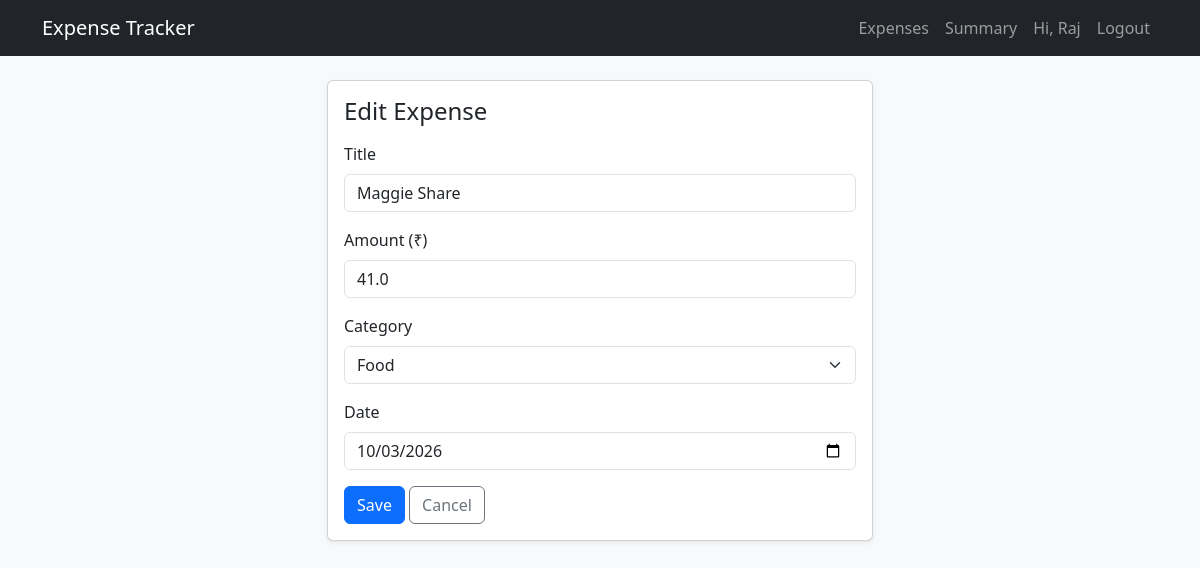
/edit/4 (signed in), run on the app's committed database.
### tables this page shows
CREATE TABLE expenses (
            id        INTEGER PRIMARY KEY AUTOINCREMENT,
            user_id   INTEGER NOT NULL,
            title     TEXT NOT NULL,
            amount    REAL NOT NULL,
            category  TEXT NOT NULL,
            date      TEXT NOT NULL,
            FOREIGN KEY (user_id) REFERENCES users (id)
        );

### app.py (the view, shortened to what this page needs)
@app.route("/edit/<int:expense_id>", methods=["GET", "POST"])
@login_required
def edit_expense(expense_id):
    expense = get_expense_or_404(expense_id)
    return render_template(
        "expense_form.html",
        expense=expense,
        categories=CATEGORIES,
        today=date.today().isoformat(),
        heading="Edit Expense",
    )

### app.py (called while the page is built)
def get_db():
    if "db" not in g:
        g.db = sqlite3.connect(DATABASE)
        g.db.row_factory = sqlite3.Row  # lets us use row["title"] instead of row[1]
    return g.db

def login_required(view):
    @wraps(view)
    def wrapped_view(*args, **kwargs):
        if "user_id" not in session:
            flash("Please log in first.", "warning")
            return redirect(url_for("login"))
        return view(*args, **kwargs)
    return wrapped_view

def get_expense_or_404(expense_id):
    db = get_db()
    expense = db.execute(
        "SELECT * FROM expenses WHERE id = ? AND user_id = ?",
        (expense_id, session["user_id"]),
    ).fetchone()
    if expense is None:
        from flask import abort
        abort(404)
    return expense

### templates/expense_form.html (shortened to what this page needs)
{% extends "base.html" %}
{% block content %}
<div class="row justify-content-center">
  <div class="col-md-6">
    <div class="card shadow-sm">
      <div class="card-body">
        <h4 class="mb-3">{{ heading }}</h4>
        <form method="post">
          <div class="mb-3">
            <label class="form-label">Title</label>
            <input type="text" name="title" class="form-control" required
                   value="{{ request.form.title or (expense.title if expense else '') }}">
          </div>
          <div class="mb-3">
            <label class="form-label">Amount (₹)</label>
            <input type="number" step="0.01" min="0.01" name="amount" class="form-control" required
                   value="{{ request.form.amount or (expense.amount if expense else '') }}">
          </div>
          <div class="mb-3">
            <label class="form-label">Category</label>
            {% set current = request.form.category or (expense.category if expense else '') %}
            <select name="category" class="form-select" required>
              {% for c in categories %}
                <option value="{{ c }}" {% if c == current %}selected{% endif %}>{{ c }}</option>
              {% endfor %}
            </select>
          </div>
          <div class="mb-3">
            <label class="form-label">Date</label>
            <input type="date" name="date" class="form-control" required
                   value="{{ request.form.date or (expense.date if expense else today) }}">
          </div>
          <button class="btn btn-primary">Save</button>
          <a href="{{ url_for('index') }}" class="btn btn-outline-secondary">Cancel</a>
        </form>
      </div>
    </div>
  </div>
</div>
{% endblock %}

### data on the page
expenses: title "Maggie Share", amount "41.0", category "Food", date "10/03/2026"

### other printed values
{{ session.username }} "Raj"
{{ heading }} "Edit Expense"
